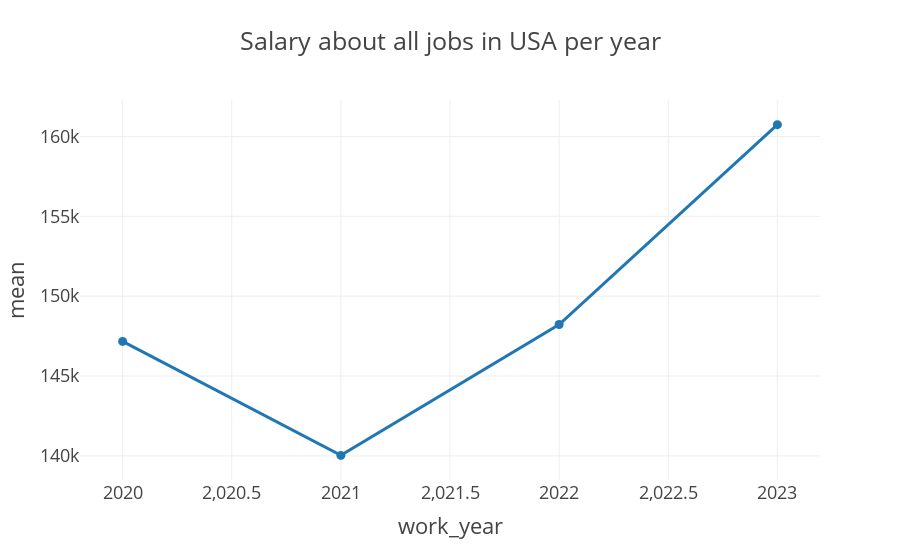

Notebook source saved alongside this figure:
### Code cell
iplot(px.line(work_sal,x='work_year',y='mean',markers=True ,template='presentation',title='Salary about all jobs in USA per year'))

### Figure 1 — Plotly figure (JSON) as saved in the notebook; plotly's stock layout.template omitted (floating-point values rounded to 4 significant figures)
{"data": [{"hovertemplate": "work_year=%{x}<br>mean=%{y}<extra></extra>", "legendgroup": "", "line": {"color": "#1F77B4", "dash": "solid"}, "marker": {"symbol": "circle"}, "mode": "markers+lines", "name": "", "orientation": "v", "showlegend": false, "type": "scatter", "x": [2020, 2021, 2022, 2023], "xaxis": "x", "y": [147200.0, 140000.0, 148200.0, 160700.0], "yaxis": "y"}], "layout": {"legend": {"tracegroupgap": 0}, "title": {"text": "Salary about all jobs in USA per year"}, "xaxis": {"anchor": "y", "domain": [0, 1], "title": {"text": "work_year"}}, "yaxis": {"anchor": "x", "domain": [0, 1], "title": {"text": "mean"}}}}
